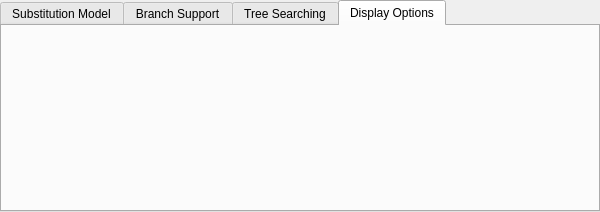
<?xml version="1.0" encoding="UTF-8"?>
<ui version="4.0">
 <class>PhyMLDialog</class>
 <widget class="QWidget" name="PhyMLDialog">
  <property name="windowModality">
   <enum>Qt::NonModal</enum>
  </property>
  <property name="enabled">
   <bool>true</bool>
  </property>
  <property name="geometry">
   <rect>
    <x>0</x>
    <y>0</y>
    <width>600</width>
    <height>268</height>
   </rect>
  </property>
  <property name="minimumSize">
   <size>
    <width>600</width>
    <height>0</height>
   </size>
  </property>
  <property name="contextMenuPolicy">
   <enum>Qt::DefaultContextMenu</enum>
  </property>
  <property name="windowTitle">
   <string notr="true"/>
  </property>
  <layout class="QVBoxLayout" name="verticalLayout">
   <property name="spacing">
    <number>6</number>
   </property>
   <property name="sizeConstraint">
    <enum>QLayout::SetMinAndMaxSize</enum>
   </property>
   <property name="leftMargin">
    <number>0</number>
   </property>
   <property name="topMargin">
    <number>0</number>
   </property>
   <property name="rightMargin">
    <number>0</number>
   </property>
   <property name="bottomMargin">
    <number>0</number>
   </property>
   <item>
    <widget class="QTabWidget" name="twSettings">
     <property name="sizePolicy">
      <sizepolicy hsizetype="Preferred" vsizetype="Fixed">
       <horstretch>0</horstretch>
       <verstretch>0</verstretch>
      </sizepolicy>
     </property>
     <property name="currentIndex">
      <number>3</number>
     </property>
     <widget class="QWidget" name="substitutionModel">
      <attribute name="title">
       <string>Substitution Model</string>
      </attribute>
      <layout class="QGridLayout" name="gridLayout_2">
       <item row="1" column="0">
        <widget class="QLabel" name="equilFreqLabel">
         <property name="text">
          <string>Equilibrium frequencies</string>
         </property>
        </widget>
       </item>
       <item row="0" column="0">
        <widget class="QLabel" name="subModel">
         <property name="text">
          <string>Substitution model</string>
         </property>
        </widget>
       </item>
       <item row="1" column="3">
        <widget class="QRadioButton" name="freqEmpRadio">
         <property name="text">
          <string>empirical</string>
         </property>
         <property name="checked">
          <bool>true</bool>
         </property>
         <attribute name="buttonGroup">
          <string notr="true">freqRbGroup</string>
         </attribute>
        </widget>
       </item>
       <item row="0" column="1" colspan="3">
        <widget class="QComboBox" name="subModelCombo">
         <property name="sizePolicy">
          <sizepolicy hsizetype="Preferred" vsizetype="Fixed">
           <horstretch>0</horstretch>
           <verstretch>0</verstretch>
          </sizepolicy>
         </property>
        </widget>
       </item>
       <item row="2" column="0">
        <widget class="QLabel" name="transLabel">
         <property name="text">
          <string>Transition / transversion ratio </string>
         </property>
        </widget>
       </item>
       <item row="1" column="2">
        <widget class="QRadioButton" name="freqOptimRadio">
         <property name="layoutDirection">
          <enum>Qt::RightToLeft</enum>
         </property>
         <property name="text">
          <string>optimized</string>
         </property>
         <attribute name="buttonGroup">
          <string notr="true">freqRbGroup</string>
         </attribute>
        </widget>
       </item>
       <item row="4" column="0">
        <widget class="QLabel" name="substitutionLabel">
         <property name="text">
          <string>Number of substitution rate categories</string>
         </property>
        </widget>
       </item>
       <item row="3" column="3">
        <widget class="QRadioButton" name="sitesEstimatedRb">
         <property name="toolTip">
          <string>Set a fixed value or get the maximum likelihood estimate.</string>
         </property>
         <property name="text">
          <string>estimated</string>
         </property>
         <property name="checked">
          <bool>true</bool>
         </property>
         <attribute name="buttonGroup">
          <string notr="true">gammaRbGroup</string>
         </attribute>
        </widget>
       </item>
       <item row="5" column="3">
        <widget class="QRadioButton" name="gammaEstimatedRb">
         <property name="toolTip">
          <string>Set a fixed value or get the maximum likelihood estimate.</string>
         </property>
         <property name="text">
          <string>estimated</string>
         </property>
         <property name="checked">
          <bool>true</bool>
         </property>
         <attribute name="buttonGroup">
          <string notr="true">transitionRbGroup</string>
         </attribute>
        </widget>
       </item>
       <item row="2" column="2">
        <widget class="QRadioButton" name="transFixedRb">
         <property name="toolTip">
          <string>Set a fixed value or get the maximum likelihood estimate.</string>
         </property>
         <property name="layoutDirection">
          <enum>Qt::RightToLeft</enum>
         </property>
         <property name="text">
          <string>fixed</string>
         </property>
         <property name="checked">
          <bool>false</bool>
         </property>
         <attribute name="buttonGroup">
          <string notr="true">sitesRbGroup</string>
         </attribute>
        </widget>
       </item>
       <item row="2" column="1">
        <widget class="QSpinBox" name="tranSpinBox">
         <property name="enabled">
          <bool>false</bool>
         </property>
         <property name="minimumSize">
          <size>
           <width>100</width>
           <height>0</height>
          </size>
         </property>
         <property name="alignment">
          <set>Qt::AlignRight|Qt::AlignTrailing|Qt::AlignVCenter</set>
         </property>
         <property name="minimum">
          <number>-1</number>
         </property>
         <property name="maximum">
          <number>990000</number>
         </property>
         <property name="value">
          <number>0</number>
         </property>
        </widget>
       </item>
       <item row="3" column="0">
        <widget class="QLabel" name="sitesLabel">
         <property name="text">
          <string>Proportion of invariable sites</string>
         </property>
        </widget>
       </item>
       <item row="4" column="1">
        <widget class="QSpinBox" name="substitutionSpinBox">
         <property name="sizePolicy">
          <sizepolicy hsizetype="Minimum" vsizetype="Fixed">
           <horstretch>0</horstretch>
           <verstretch>0</verstretch>
          </sizepolicy>
         </property>
         <property name="minimumSize">
          <size>
           <width>100</width>
           <height>0</height>
          </size>
         </property>
         <property name="alignment">
          <set>Qt::AlignRight|Qt::AlignTrailing|Qt::AlignVCenter</set>
         </property>
         <property name="specialValueText">
          <string>estimated </string>
         </property>
         <property name="minimum">
          <number>1</number>
         </property>
         <property name="maximum">
          <number>990000</number>
         </property>
         <property name="value">
          <number>4</number>
         </property>
        </widget>
       </item>
       <item row="3" column="1">
        <widget class="QDoubleSpinBox" name="sitesSpinBox">
         <property name="enabled">
          <bool>false</bool>
         </property>
         <property name="minimumSize">
          <size>
           <width>100</width>
           <height>0</height>
          </size>
         </property>
         <property name="alignment">
          <set>Qt::AlignRight|Qt::AlignTrailing|Qt::AlignVCenter</set>
         </property>
         <property name="minimum">
          <double>-0.010000000000000</double>
         </property>
         <property name="maximum">
          <double>1.000000000000000</double>
         </property>
         <property name="singleStep">
          <double>0.010000000000000</double>
         </property>
         <property name="value">
          <double>0.000000000000000</double>
         </property>
        </widget>
       </item>
       <item row="5" column="2">
        <widget class="QRadioButton" name="gammaFixedRb">
         <property name="toolTip">
          <string>Set a fixed value or get the maximum likelihood estimate.</string>
         </property>
         <property name="layoutDirection">
          <enum>Qt::RightToLeft</enum>
         </property>
         <property name="text">
          <string>fixed</string>
         </property>
         <property name="checked">
          <bool>false</bool>
         </property>
         <attribute name="buttonGroup">
          <string notr="true">transitionRbGroup</string>
         </attribute>
        </widget>
       </item>
       <item row="3" column="2">
        <widget class="QRadioButton" name="sitesFixedRb">
         <property name="toolTip">
          <string>Set a fixed value or get the maximum likelihood estimate.</string>
         </property>
         <property name="layoutDirection">
          <enum>Qt::RightToLeft</enum>
         </property>
         <property name="text">
          <string>fixed</string>
         </property>
         <property name="checked">
          <bool>false</bool>
         </property>
         <attribute name="buttonGroup">
          <string notr="true">gammaRbGroup</string>
         </attribute>
        </widget>
       </item>
       <item row="5" column="0">
        <widget class="QLabel" name="gammaLabel">
         <property name="text">
          <string>Gamma shape parameter</string>
         </property>
        </widget>
       </item>
       <item row="5" column="1">
        <widget class="QSpinBox" name="gammaSpinBox">
         <property name="enabled">
          <bool>false</bool>
         </property>
         <property name="minimumSize">
          <size>
           <width>100</width>
           <height>0</height>
          </size>
         </property>
         <property name="alignment">
          <set>Qt::AlignRight|Qt::AlignTrailing|Qt::AlignVCenter</set>
         </property>
         <property name="minimum">
          <number>-1</number>
         </property>
         <property name="maximum">
          <number>990000</number>
         </property>
         <property name="value">
          <number>0</number>
         </property>
        </widget>
       </item>
       <item row="2" column="3">
        <widget class="QRadioButton" name="transEstimatedRb">
         <property name="toolTip">
          <string>Set a fixed value or get the maximum likelihood estimate.</string>
         </property>
         <property name="text">
          <string>estimated</string>
         </property>
         <property name="checked">
          <bool>true</bool>
         </property>
         <attribute name="buttonGroup">
          <string notr="true">sitesRbGroup</string>
         </attribute>
        </widget>
       </item>
      </layout>
     </widget>
     <widget class="QWidget" name="branchSupport">
      <attribute name="title">
       <string>Branch Support</string>
      </attribute>
      <layout class="QFormLayout" name="formLayout_2">
       <property name="sizeConstraint">
        <enum>QLayout::SetMinAndMaxSize</enum>
       </property>
       <property name="fieldGrowthPolicy">
        <enum>QFormLayout::ExpandingFieldsGrow</enum>
       </property>
       <item row="0" column="0">
        <widget class="QRadioButton" name="fastMethodCheckbox">
         <property name="text">
          <string>Use fast likelihood-based method</string>
         </property>
         <property name="checked">
          <bool>true</bool>
         </property>
        </widget>
       </item>
       <item row="0" column="1">
        <widget class="QComboBox" name="fastMethodCombo">
         <property name="sizePolicy">
          <sizepolicy hsizetype="Expanding" vsizetype="Fixed">
           <horstretch>0</horstretch>
           <verstretch>0</verstretch>
          </sizepolicy>
         </property>
        </widget>
       </item>
       <item row="1" column="0">
        <widget class="QRadioButton" name="bootstrapRadioButton">
         <property name="text">
          <string>Perform bootstrap</string>
         </property>
        </widget>
       </item>
       <item row="1" column="1">
        <widget class="QSpinBox" name="bootstrapSpinBox">
         <property name="enabled">
          <bool>false</bool>
         </property>
         <property name="toolTip">
          <string>It is the number of bootstrap replicates.</string>
         </property>
         <property name="wrapping">
          <bool>false</bool>
         </property>
         <property name="maximum">
          <number>990000</number>
         </property>
        </widget>
       </item>
      </layout>
     </widget>
     <widget class="QWidget" name="treeSearching">
      <attribute name="title">
       <string>Tree Searching</string>
      </attribute>
      <layout class="QGridLayout" name="gridLayout">
       <item row="0" column="0">
        <widget class="QComboBox" name="treeTypesCombo">
         <property name="sizePolicy">
          <sizepolicy hsizetype="Preferred" vsizetype="Fixed">
           <horstretch>0</horstretch>
           <verstretch>0</verstretch>
          </sizepolicy>
         </property>
         <property name="minimumSize">
          <size>
           <width>0</width>
           <height>0</height>
          </size>
         </property>
         <property name="maxCount">
          <number>20</number>
         </property>
         <property name="sizeAdjustPolicy">
          <enum>QComboBox::AdjustToContentsOnFirstShow</enum>
         </property>
        </widget>
       </item>
       <item row="0" column="1" colspan="2">
        <widget class="QLineEdit" name="inputFileLineEdit"/>
       </item>
       <item row="0" column="3">
        <widget class="QToolButton" name="inputFilePathButton">
         <property name="text">
          <string>...</string>
         </property>
        </widget>
       </item>
       <item row="1" column="0">
        <widget class="QLabel" name="label_2">
         <property name="text">
          <string>Type of tree improvement</string>
         </property>
         <property name="indent">
          <number>-1</number>
         </property>
        </widget>
       </item>
       <item row="1" column="1" colspan="3">
        <widget class="QComboBox" name="treeImprovementsCombo">
         <property name="sizePolicy">
          <sizepolicy hsizetype="Preferred" vsizetype="Fixed">
           <horstretch>0</horstretch>
           <verstretch>0</verstretch>
          </sizepolicy>
         </property>
        </widget>
       </item>
       <item row="2" column="0">
        <widget class="QCheckBox" name="treeNumbersCheckbox">
         <property name="enabled">
          <bool>false</bool>
         </property>
         <property name="text">
          <string>Set number of random starting tree</string>
         </property>
        </widget>
       </item>
       <item row="2" column="1">
        <widget class="QSpinBox" name="treeNumbersSpinBox">
         <property name="enabled">
          <bool>false</bool>
         </property>
        </widget>
       </item>
       <item row="2" column="2">
        <spacer name="horizontalSpacer">
         <property name="orientation">
          <enum>Qt::Horizontal</enum>
         </property>
         <property name="sizeHint" stdset="0">
          <size>
           <width>124</width>
           <height>20</height>
          </size>
         </property>
        </spacer>
       </item>
       <item row="3" column="0">
        <widget class="QCheckBox" name="optTopologyCheckbox">
         <property name="text">
          <string>Optimise tree topology</string>
         </property>
         <property name="checked">
          <bool>false</bool>
         </property>
        </widget>
       </item>
       <item row="4" column="0">
        <widget class="QCheckBox" name="optBranchCheckbox">
         <property name="text">
          <string>Optimise branch lengths</string>
         </property>
         <property name="checked">
          <bool>false</bool>
         </property>
        </widget>
       </item>
       <item row="5" column="0">
        <widget class="QCheckBox" name="optimiseSubstitutionRateCheckbox">
         <property name="text">
          <string>Optimise substitution rate</string>
         </property>
        </widget>
       </item>
      </layout>
     </widget>
     <widget class="QWidget" name="displayOptionsTab">
      <attribute name="title">
       <string>Display Options</string>
      </attribute>
      <layout class="QVBoxLayout" name="verticalLayout_2">
       <property name="sizeConstraint">
        <enum>QLayout::SetMinAndMaxSize</enum>
       </property>
       <item>
        <widget class="U2::PhyTreeDisplayOptionsWidget" name="displayOptions" native="true"/>
       </item>
       <item>
        <spacer name="verticalSpacer">
         <property name="orientation">
          <enum>Qt::Vertical</enum>
         </property>
         <property name="sizeType">
          <enum>QSizePolicy::MinimumExpanding</enum>
         </property>
         <property name="sizeHint" stdset="0">
          <size>
           <width>20</width>
           <height>0</height>
          </size>
         </property>
        </spacer>
       </item>
      </layout>
     </widget>
    </widget>
   </item>
  </layout>
 </widget>
 <customwidgets>
  <customwidget>
   <class>U2::PhyTreeDisplayOptionsWidget</class>
   <extends>QWidget</extends>
   <header location="global">U2View/PhyTreeDisplayOptionsWidget.h</header>
   <container>1</container>
  </customwidget>
 </customwidgets>
 <resources/>
 <connections>
  <connection>
   <sender>bootstrapRadioButton</sender>
   <signal>toggled(bool)</signal>
   <receiver>bootstrapSpinBox</receiver>
   <slot>setEnabled(bool)</slot>
   <hints>
    <hint type="sourcelabel">
     <x>90</x>
     <y>108</y>
    </hint>
    <hint type="destinationlabel">
     <x>311</x>
     <y>88</y>
    </hint>
   </hints>
  </connection>
  <connection>
   <sender>bootstrapRadioButton</sender>
   <signal>toggled(bool)</signal>
   <receiver>fastMethodCombo</receiver>
   <slot>setDisabled(bool)</slot>
   <hints>
    <hint type="sourcelabel">
     <x>90</x>
     <y>108</y>
    </hint>
    <hint type="destinationlabel">
     <x>417</x>
     <y>63</y>
    </hint>
   </hints>
  </connection>
  <connection>
   <sender>gammaFixedRb</sender>
   <signal>toggled(bool)</signal>
   <receiver>gammaSpinBox</receiver>
   <slot>setEnabled(bool)</slot>
   <hints>
    <hint type="sourcelabel">
     <x>439</x>
     <y>223</y>
    </hint>
    <hint type="destinationlabel">
     <x>333</x>
     <y>223</y>
    </hint>
   </hints>
  </connection>
  <connection>
   <sender>transFixedRb</sender>
   <signal>toggled(bool)</signal>
   <receiver>tranSpinBox</receiver>
   <slot>setEnabled(bool)</slot>
   <hints>
    <hint type="sourcelabel">
     <x>439</x>
     <y>127</y>
    </hint>
    <hint type="destinationlabel">
     <x>333</x>
     <y>127</y>
    </hint>
   </hints>
  </connection>
  <connection>
   <sender>sitesFixedRb</sender>
   <signal>toggled(bool)</signal>
   <receiver>sitesSpinBox</receiver>
   <slot>setEnabled(bool)</slot>
   <hints>
    <hint type="sourcelabel">
     <x>439</x>
     <y>159</y>
    </hint>
    <hint type="destinationlabel">
     <x>333</x>
     <y>159</y>
    </hint>
   </hints>
  </connection>
 </connections>
 <buttongroups>
  <buttongroup name="sitesRbGroup"/>
  <buttongroup name="transitionRbGroup"/>
  <buttongroup name="gammaRbGroup"/>
  <buttongroup name="freqRbGroup"/>
 </buttongroups>
</ui>
